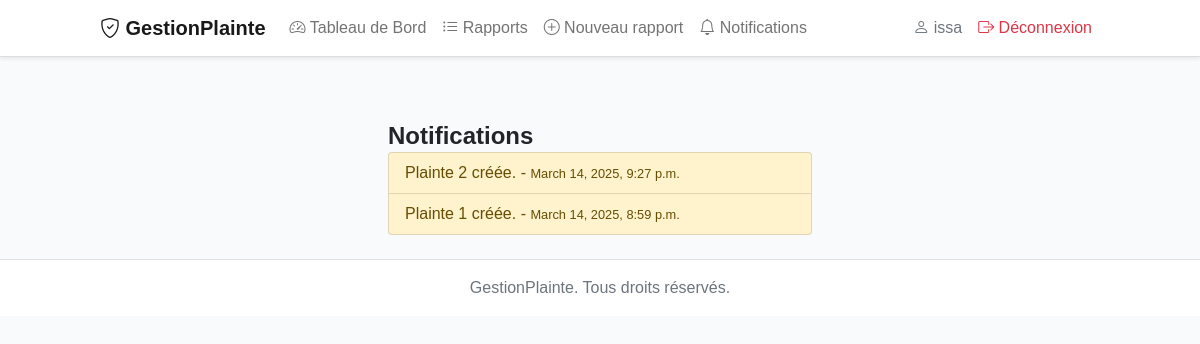
/notifications/ (signed in), run on an earlier commit of the app's database.
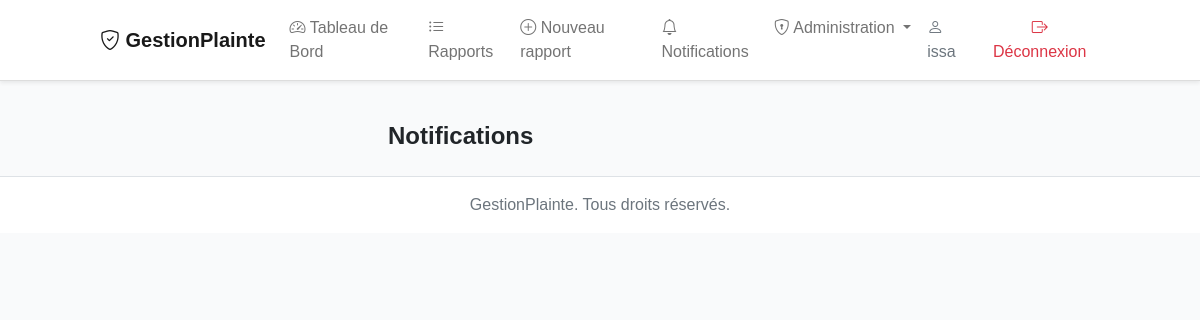
And on a later commit of the database.
### plaintes/models.py (models this page shows, shortened)
class Notification(models.Model):
    user = models.ForeignKey(User, on_delete=models.CASCADE)
    report = models.ForeignKey(Report, on_delete=models.CASCADE, null=True)
    message = models.CharField(max_length=255)
    is_read = models.BooleanField(default=False)
    created_at = models.DateTimeField(auto_now_add=True)

### plaintes/views.py (the view)
# urls.py: path('notifications/', views.notification_list, name='notification_list'),
@login_required
def notification_list(request):
    notifications = Notification.objects.filter(user=request.user).order_by(
        '-created_at')  # Récupérer les notifications triées par date
    return render(request, 'plaintes/notification_list.html',
                  {'notifications': notifications})  # Affiche la liste des notifications

### plaintes/templates/plaintes/notification_list.html
{% extends 'plaintes/pricipal.html' %}
{% block content %}
<div class="container mt-5 max-w-md mx-auto">
    <h2 class="text-2xl font-semibold">Notifications</h2>
    <ul class="list-group">
        {% for notification in notifications %}
        <li class="list-group-item {% if not notification.is_read %}list-group-item-warning{% endif %}">
            {{ notification.message }} - <small>{{ notification.created_at }}</small>
        </li>
        {% endfor %}
    </ul>
</div>
{% endblock %}

### plaintes/templates/plaintes/pricipal.html (shortened to what the changed rows need)
{% load static %}
<!DOCTYPE html>
<html lang="fr">
<head>
    <link href="https://cdn.jsdelivr.net/npm/bootstrap@5.1.3/dist/css/bootstrap.min.css" rel="stylesheet">
    <link rel="stylesheet" href="https://cdn.jsdelivr.net/npm/bootstrap-icons@1.11.1/font/bootstrap-icons.css">
    <link href="https://cdn.jsdelivr.net/npm/tailwindcss@2.2.19/dist/tailwind.min.css" rel="stylesheet">
    <link rel="stylesheet" href="{% static 'plaintes/css/style.css' %}">
</head>
<body class="min-h-screen bg-gray-50">
    <nav style="position: fixed;width: 100%;top:0;z-index: 10" class="navbar navbar-expand-lg navbar-light bg-white shadow-sm">
        <div class="container">
            <div class="collapse navbar-collapse" id="navbarNav">
                <ul class="navbar-nav me-auto">
                    {% if user.is_authenticated %}
                        {% if user.role == 'admin' %}
                            <li class="nav-item dropdown">
                                <a class="nav-link dropdown-toggle" href="#" id="adminDropdown" role="button" data-bs-toggle="dropdown">
                                    <i class="bi bi-shield-lock"></i> Administration
                                </a>
                            </li>
                        {% endif %}
                    {% endif %}
                </ul>
            </div>
        </div>
    </nav>
    <main class="container py-4 mt-5">
        {% block content %}{% endblock %}
    </main>
</body>
</html>

What changed in the data, as far as the page shows it:
removed Notification: message "Plainte 2 créée.", created_at "March 14, 2025, 9:27 p.m."
removed Notification: message "Plainte 1 créée.", created_at "March 14, 2025, 8:59 p.m."
changed User "issa": role "citizen" → "admin" (drawn)
Also different on the page:
text now shown: "Administration"
